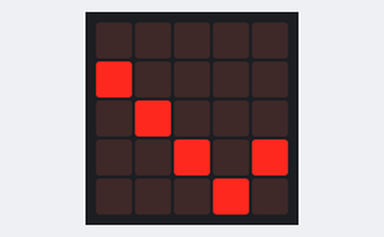
The program below on a simulated BBC micro:bit (MakeCode). On the bench: the board's 5×5 LED display.

Above: at 0.1 s.
At 0.6 s:
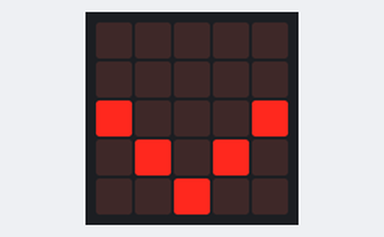
At 1.1 s:
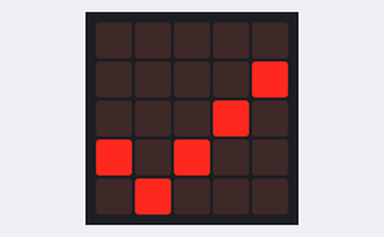
At 1.6 s:
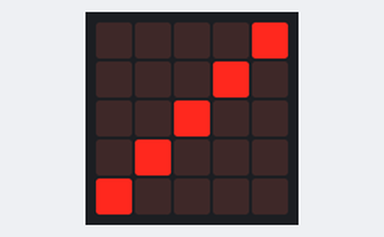
At 2.7 s:
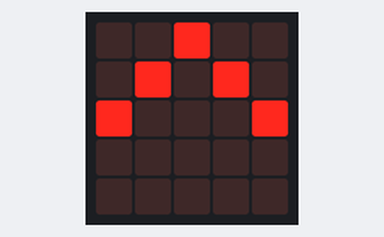
At 3.7 s:
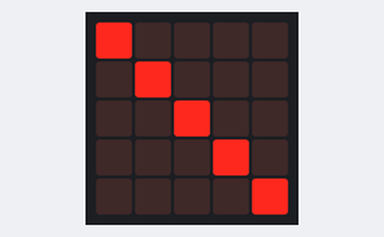

Measured:
- by itself, everything shown: repeats every 4.2 s, in 8 steps
- what the display in image 1 shows lasts 0.5 s, from 0.5 s to 1.0 s

The program:

main.ts
```typescript
let ya = 0
let yb = 1
let directionA = 1
let directionB = 1
let directionC = 1
let directionD = 1
let directionE = -1
led.plot(0, ya)
led.plot(1, yb)
let yc = 2
let yd = 3
let ye = 4
led.plot(2, yc)
led.plot(3, yd)
led.plot(4, ye)
basic.forever(function () {
    led.unplot(0, ya)
    led.unplot(1, yb)
    led.unplot(2, yc)
    led.unplot(3, yd)
    led.unplot(4, ye)
    ya += directionA
    yb += directionB
    yc += directionC
    yd += directionD
    ye += directionE
    led.plot(0, ya)
    led.plot(1, yb)
    led.plot(2, yc)
    led.plot(3, yd)
    led.plot(4, ye)
    if (ya >= 4) {
        directionA = -1
    } else if (ya <= 0) {
        directionA = 1
    }
    basic.pause(500)
    if (yb >= 4) {
        directionB = -1
    } else if (yb <= 0) {
        directionB = 1
    }
    if (yc >= 4) {
        directionC = -1
    } else if (yc <= 0) {
        directionC = 1
    }
    if (yd >= 4) {
        directionD = -1
    } else if (yd <= 0) {
        directionD = 1
    }
    if (ye >= 4) {
        directionE = -1
    } else if (ye <= 0) {
        directionE = 1
    }
})
```

test.ts
```typescript
// les tests vont ici ; cela ne sera pas compilé si ce paquet est utilisé en tant qu'extension.
```
